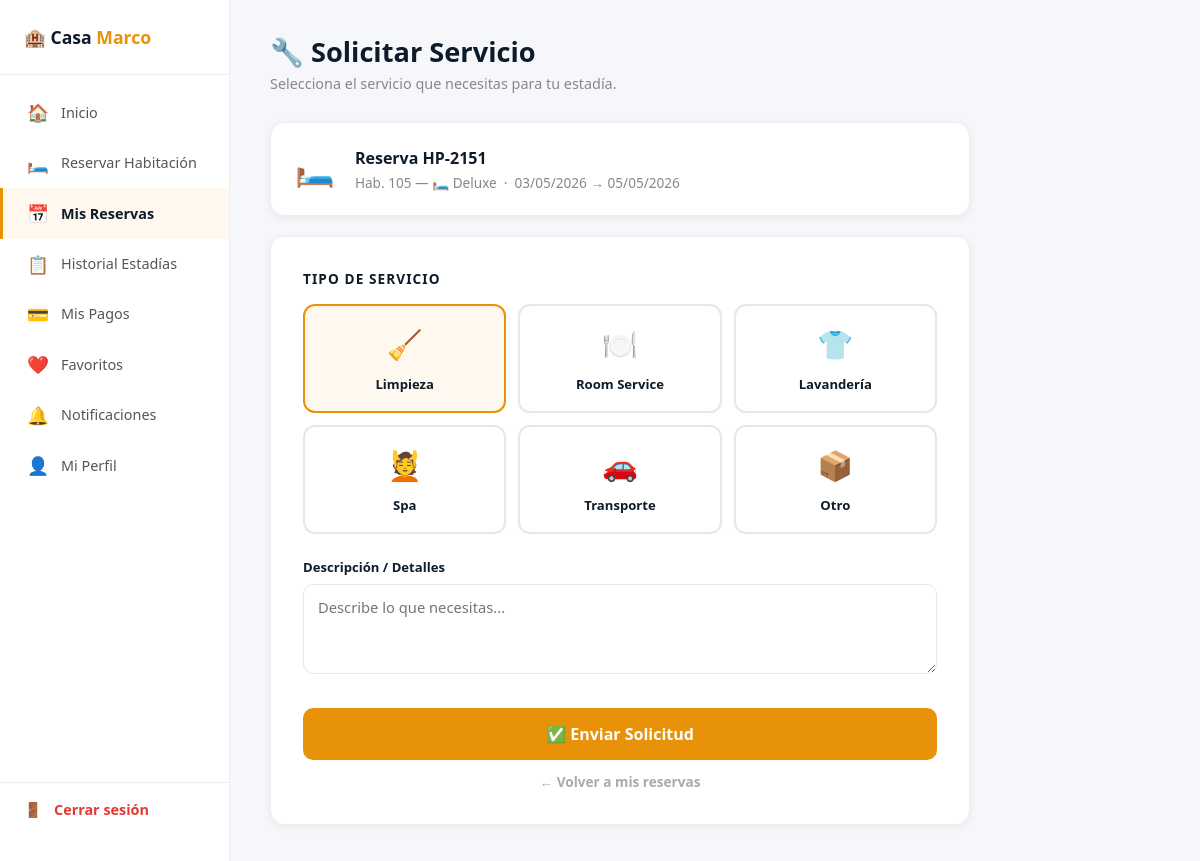
/mis-reservas/servicio/1/ (signed in), run on the app's committed database.
### crud_app/models.py (models this page shows, shortened)
class Reserva(models.Model):
    ESTADOS = [
        ('pendiente',   '⏳ Pendiente'),
        ('confirmada',  '✅ Confirmada'),
        ('cancelada',   '❌ Cancelada'),
        ('completada',  '🏁 Completada'),
        ('en_curso',    '🔵 En curso'),
    ]
    usuario         = models.ForeignKey(User, on_delete=models.CASCADE, related_name='reservas')
    habitacion      = models.ForeignKey(Habitacion, on_delete=models.CASCADE, related_name='reservas')
    codigo          = models.CharField(max_length=10, unique=True)
    estado          = models.CharField(max_length=20, choices=ESTADOS, default='pendiente')
    check_in        = models.DateField(default='2024-01-01')
    check_out       = models.DateField(default='2024-01-02')
    huespedes       = models.PositiveIntegerField(default=1)
    adultos         = models.PositiveIntegerField(default=1)
    ninos           = models.PositiveIntegerField(default=0)
    total           = models.DecimalField(max_digits=10, decimal_places=2)
    nombre_huesped  = models.CharField(max_length=100, default='')
    documento       = models.CharField(max_length=20, default='')
    telefono        = models.CharField(max_length=20, default='')
    solicitudes     = models.TextField(blank=True, null=True)
    fecha_reserva   = models.DateTimeField(auto_now_add=True)

class Habitacion(models.Model):
    TIPOS = [
        ('estandar',    '🛏️ Estándar'),
        ('deluxe',      '🛏️ Deluxe'),
        ('suite',       '⭐ Suite'),
        ('suite_ejecutiva', '👔 Suite Ejecutiva'),
        ('suite_presidencial', '👑 Suite Presidencial'),
        ('villa',       '🏡 Villa Familiar'),
    ]
    ESTADOS = [
        ('disponible',   '🟢 Disponible'),
        ('reservada',    '📋 Reservada'),
        ('ocupada',      '🔵 Ocupada'),
        ('limpieza',     '🟡 Limpieza'),
        ('mantenimiento','🔴 Mantenimiento'),
    ]
    numero          = models.CharField(max_length=10, unique=True)
    tipo            = models.CharField(max_length=30, choices=TIPOS, default='estandar')
    descripcion     = models.TextField()
    precio_noche    = models.DecimalField(max_digits=10, decimal_places=2)
    capacidad       = models.PositiveIntegerField(default=2)
    piso            = models.PositiveIntegerField(default=1)
    estado          = models.CharField(max_length=20, choices=ESTADOS, default='disponible')
    imagen          = models.ImageField(upload_to='habitaciones/', blank=True, null=True)
    imagen_url      = models.URLField(blank=True, null=True)
    amenidades      = models.TextField(blank=True, null=True)
    activa          = models.BooleanField(default=True)
    imagenes_galeria = models.TextField(blank=True, null=True)
    creado_el       = models.DateTimeField(auto_now_add=True)

### crud_app/views.py (the view, shortened to what this page needs)
# urls.py: path('mis-reservas/servicio/<int:reserva_pk>/', views.solicitar_servicio, name='solicitar_servicio'),
@login_required(login_url='login')
def solicitar_servicio(request, reserva_pk):
    reserva = Reserva.objects.get(pk=reserva_pk, usuario=request.user)
    return render(request, 'crud_app/solicitar_servicio.html', {'reserva': reserva})

### crud_app/templates/crud_app/solicitar_servicio.html (shortened to what this page needs)
{% load static %}
<!DOCTYPE html>
<html lang="es">
<head>
  <link href="https://cdn.jsdelivr.net/npm/bootstrap@5.3.0/dist/css/bootstrap.min.css" rel="stylesheet">
</head>
<body>
<aside class="sidebar">
  <div class="sidebar-logo">🏨 Casa <span>Marco</span></div>
  <nav class="sidebar-nav">
    <a href="{% url 'home' %}"><span class="icon">🏠</span> Inicio</a>
    <a href="{% url 'reservar_habitacion' %}"><span class="icon">🛏️</span> Reservar Habitación</a>
    <a href="{% url 'mis_reservas' %}" class="active"><span class="icon">📅</span> Mis Reservas</a>
    <a href="{% url 'historial_estadias' %}"><span class="icon">📋</span> Historial Estadías</a>
    <a href="{% url 'mis_pagos' %}"><span class="icon">💳</span> Mis Pagos</a>
    <a href="{% url 'favoritos' %}"><span class="icon">❤️</span> Favoritos</a>
    <a href="{% url 'notificaciones' %}"><span class="icon">🔔</span> Notificaciones</a>
    <a href="{% url 'perfil_usuario' %}"><span class="icon">👤</span> Mi Perfil</a>
  </nav>
  <div class="sidebar-logout">
    <a href="{% url 'logout' %}"><span class="icon">🚪</span> Cerrar sesión</a>
  </div>
</aside>
<main class="main">
  <h1 class="page-title">🔧 Solicitar Servicio</h1>
  <p class="page-sub">Selecciona el servicio que necesitas para tu estadía.</p>
  <div class="wrapper">
    <div class="info-card">
      <div class="info-icon">🛏️</div>
      <div>
        <div class="info-codigo">Reserva {{ reserva.codigo }}</div>
        <div class="info-sub">
          Hab. {{ reserva.habitacion.numero }} — {{ reserva.habitacion.get_tipo_display }}
          &nbsp;·&nbsp; {{ reserva.check_in|date:"d/m/Y" }} → {{ reserva.check_out|date:"d/m/Y" }}
        </div>
      </div>
    </div>
    <div class="form-card">
      <form method="POST">
        <div style="font-size:0.85rem;font-weight:700;color:var(--azul-dark);margin-bottom:14px;text-transform:uppercase;letter-spacing:0.08em;">
          Tipo de servicio
        </div>
        <div class="servicios-grid">
          <label class="servicio-opcion selected" onclick="selectServicio(this)">
            <span class="sicon">🧹</span>
            <span class="slabel">Limpieza</span>
          </label>
          <label class="servicio-opcion" onclick="selectServicio(this)">
            <span class="sicon">🍽️</span>
            <span class="slabel">Room Service</span>
          </label>
          <label class="servicio-opcion" onclick="selectServicio(this)">
            <span class="sicon">👕</span>
            <span class="slabel">Lavandería</span>
          </label>
          <label class="servicio-opcion" onclick="selectServicio(this)">
            <span class="sicon">💆</span>
            <span class="slabel">Spa</span>
          </label>
          <label class="servicio-opcion" onclick="selectServicio(this)">
            <span class="sicon">🚗</span>
            <span class="slabel">Transporte</span>
          </label>
          <label class="servicio-opcion" onclick="selectServicio(this)">
            <span class="sicon">📦</span>
            <span class="slabel">Otro</span>
          </label>
        </div>
        <div class="form-group">
          <label class="form-label">Descripción / Detalles</label>
          <textarea name="descripcion" class="form-input" rows="3"
                    placeholder="Describe lo que necesitas..."></textarea>
        </div>
        <button type="submit" class="btn-solicitar">✅ Enviar Solicitud</button>
        <a href="{% url 'mis_reservas' %}" class="btn-volver">← Volver a mis reservas</a>
      </form>
    </div>
  </div>
</main>
</body>
</html>

### crud_app/templates/crud_app/solicitar_servicio.html (style rules this page uses)
:root { --naranja: #E8920A; --azul-dark: #0D1B2A; }
* { box-sizing: border-box; margin: 0; padding: 0; }
body { font-family: 'Segoe UI', sans-serif; background: #f5f7fa; display: flex; min-height: 100vh; }
.sidebar { width: 230px; background: white; border-right: 1px solid #eee; display: flex; flex-direction: column; padding: 24px 0; position: fixed; top: 0; left: 0; bottom: 0; z-index: 100; }
.sidebar-logo { padding: 0 24px 24px; border-bottom: 1px solid #eee; font-size: 1.1rem; font-weight: 900; color: var(--azul-dark); }
.sidebar-logo span { color: var(--naranja); }
.sidebar-nav { padding: 12px 0; flex: 1; }
.sidebar-nav a { display: flex; align-items: center; gap: 12px; padding: 12px 24px; color: #555; text-decoration: none; font-size: 0.9rem; font-weight: 500; transition: all 0.2s; border-left: 3px solid transparent; }
.sidebar-nav a:hover, .sidebar-nav a.active { background: #fff8ee; color: var(--azul-dark); border-left-color: var(--naranja); font-weight: 700; }
.sidebar-nav .icon { font-size: 1.1rem; width: 22px; text-align: center; }
.sidebar-logout { padding: 16px 24px; border-top: 1px solid #eee; }
.sidebar-logout a { display: flex; align-items: center; gap: 12px; color: #e53935; text-decoration: none; font-size: 0.9rem; font-weight: 600; }
.main { margin-left: 230px; padding: 36px 40px; flex: 1; }
.page-title { font-size: 1.7rem; font-weight: 800; color: var(--azul-dark); margin-bottom: 4px; }
.page-sub { color: #888; font-size: 0.9rem; margin-bottom: 28px; }
.wrapper { max-width: 700px; }
.info-card { background: white; border-radius: 14px; padding: 22px 24px; box-shadow: 0 2px 8px rgba(0,0,0,0.06); border: 1px solid #eee; margin-bottom: 20px; display: flex; gap: 20px; align-items: center; }
.info-icon { font-size: 2rem; }
.info-codigo { font-size: 1rem; font-weight: 800; color: var(--azul-dark); }
.info-sub { font-size: 0.85rem; color: #888; margin-top: 3px; }
.form-card { background: white; border-radius: 14px; padding: 32px; box-shadow: 0 2px 8px rgba(0,0,0,0.06); border: 1px solid #eee; }
.servicios-grid { display: grid; grid-template-columns: repeat(3, 1fr); gap: 12px; margin-bottom: 24px; }
.servicio-opcion { padding: 16px 12px; border-radius: 12px; border: 2px solid #e5e7eb; text-align: center; cursor: pointer; transition: all 0.2s; }
.servicio-opcion.selected { border-color: var(--naranja); background: #fff8ee; }
.servicio-opcion .sicon { font-size: 1.8rem; display: block; margin-bottom: 6px; }
.servicio-opcion .slabel { font-size: 0.82rem; font-weight: 600; color: var(--azul-dark); }
.form-label { display: block; font-size: 0.82rem; font-weight: 700; color: var(--azul-dark); margin-bottom: 6px; }
.form-input { width: 100%; padding: 11px 14px; border: 1.5px solid #e5e7eb; border-radius: 10px; font-size: 0.92rem; color: var(--azul-dark); outline: none; transition: border-color 0.2s; font-family: 'Segoe UI', sans-serif; }
.form-group { margin-bottom: 20px; }
.btn-solicitar { width: 100%; padding: 14px; background: var(--naranja); color: white; border: none; border-radius: 10px; font-weight: 700; font-size: 1rem; cursor: pointer; transition: background 0.2s; margin-top: 8px; }
.btn-volver { display: block; text-align: center; margin-top: 12px; color: #aaa; font-size: 0.85rem; text-decoration: none; font-weight: 600; }

### data on the page
Reserva: codigo "HP-2151", habitacion.numero "105", habitacion.tipo "🛏️ Deluxe", check_in "03/05/2026", check_out "05/05/2026"
